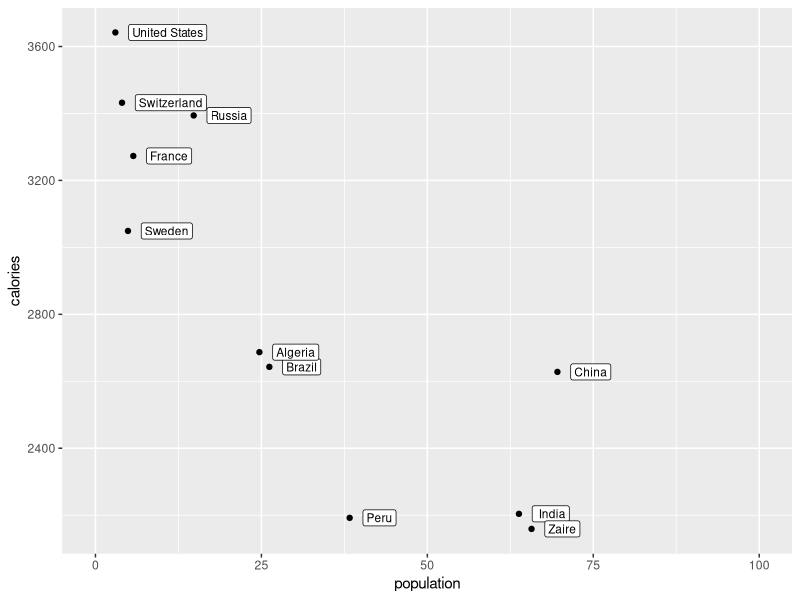
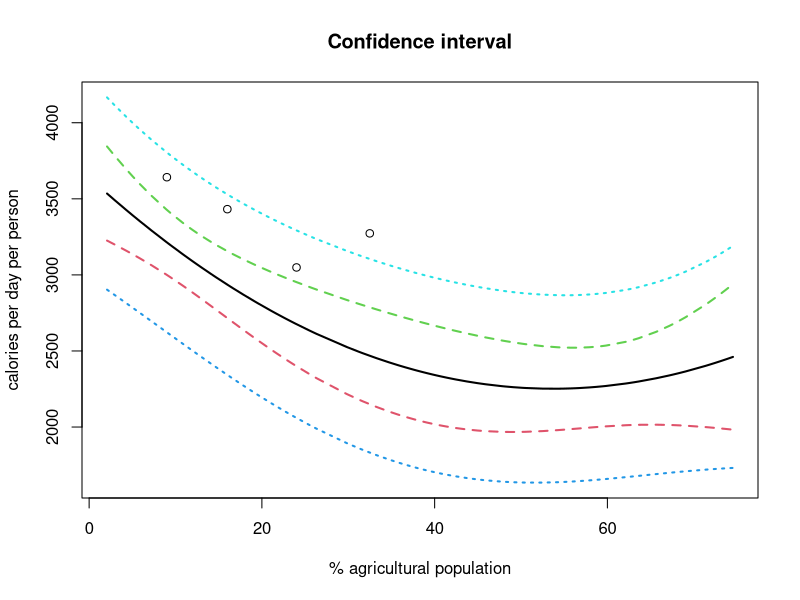

Reproduce these figures in R, in order.
library(ggplot2)

# Creating the dataset
columns = c('observation','country','% agricultural population','calories per day per person')
observation = seq(1,11)
country = c('Switzerland', 'France', 'Sweden', 'United States', 'Russia', 'China', ' India', 'Brazil', 'Peru', 'Algeria', 'Zaire')
population = c(4,5.7,4.9,3,14.8,69.6,63.8,26.2,38.3,24.7,65.7)
calories = c(3432,3273,3049,3642,3394,2628,2204,2643,2192,2687,2159)
data <- data.frame(observation, country, population, calories)
colnames(data) <- columns

# (a) Make a drawing of those observations
ggplot(data, aes(x=population, y=calories)) + 
  geom_point()+
  geom_label(label=country, size=3, nudge_x=2, hjust='left')+
  xlim(0,100)

# (b) Estimate the parameters of the model: Yi = β0 + β1.xi + εi

model1 = lm(calories ~ population, data = data)
summary(model1)

  # We get an Adjusted R-squared value of 0.6656 which is not good.
  # Looking at the plot we can see that it is not a linear relationship. So, trying with a quadratic term

data['population_sqr'] = data$`% agricultural population`^2
model2 = lm(calories ~ population + population_sqr , data = data)
summary(model2)

  # Now with the quadratic population term we get an Adjusted R-squared value of 0.805 which is a lot better and a lower p-value for the F-statistic 
  # So, parameters of the model:
  # β0 (Intercept) = 3639.8630
  # β1 (Coeff for population) = -51.7009
  # β2 (Coeff for population_sqr) = 0.4814
  # εi (Error/Residual) = -8.76 (median)

# (c) Explain the different outputs of the lm functions used in the R software and precise the tests that are 
# performed and how they are performed

  # Residuals: The error between the prediction of the model and the actual results.
  # Coefficients: For each variable and the intercept, a weight is produced which has attributes like the standard error, a t-test value and significance.
    # Estimate - weight given to the variable
    # Std. Error -  average amount that the coefficient estimates vary from the actual average value of the response variable
    # t value - measure of how many standard deviations our coefficient estimate is far away from 0. The t-value is calculated by taking the coefficient divided by the Std. Error
    # Pr(>|t|) - p-value - probability of observing any value equal or larger than t. A small value means that there is a lower chance that the relationship is due to chance, so it mens a strong relation.
  # Residual Standard Error: standard deviation of the residuals. Its a measure of the quality of a linear regression fit. Smaller is better
  # Multiple R-Squared: amount of variance explained by the model ( Variance explained/Total Variance)
  # Adjusted R-Square: takes into account the number of explanatory variables
  # F-statistic: from the global-fisher test, used to validate if at least one of the coefficients of the model are significatively different from zero.

# (d) Construct a confidence interval at 95% for the regression curve, at a point x0
simulated_data = data.frame(population = 0, population_sqr = 0)
conf_intervals <- predict(model2,newdata= simulated_data, interval = "confidence", level = 0.95)
conf_intervals
  # This gives us the CI for all 11 points


# (e) Draw the points, the regression curve and the curves associated to the confident interval on the same graphic.

simulated_data = data.frame(population = runif(100, 2, max = 75))
simulated_data$population_sqr = simulated_data$population^2
simulated_data = simulated_data[order(simulated_data[,1]),]
# Computes the confidence interval for the expectation of the response variable
pred.clim <- predict(model2, newdata = simulated_data, interval = "confidence", level = 0.95)
# Computes the confidence interval for the fitted values of the response variable
pred.plim <- predict(model2, newdata = simulated_data, interval = "prediction", level = 0.95)
matplot(simulated_data$population, cbind(pred.clim, pred.plim[,-1]), lty = c(1,2,2,3,3),
        lwd=2, type ='l', ylab = 'calories per day per person', xlab = '% agricultural population',
        main = 'Confidence interval')
points(data$population, data$`calories per day per person`)



